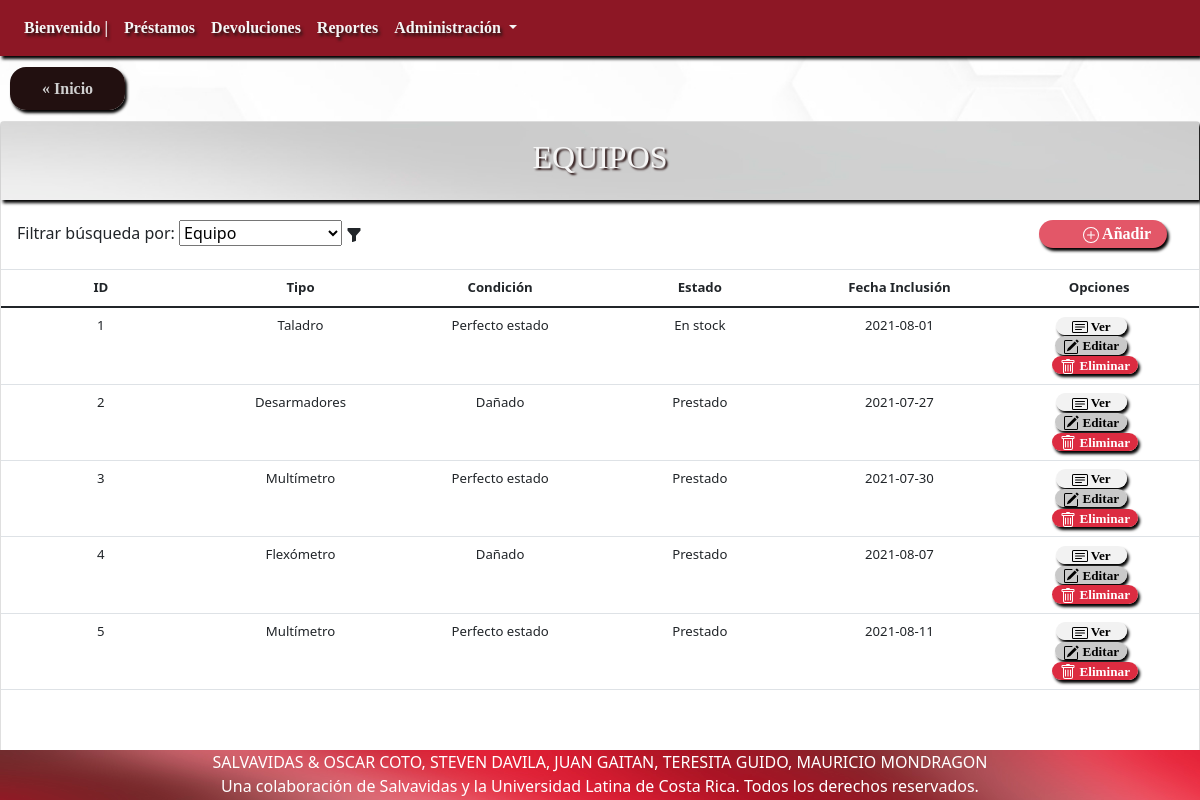
The app's page /?c=detalleAllEquipo with its own data.
### tables this page shows
CREATE TABLE `equipo` (
  `idEquipo` varchar(25) NOT NULL,
  `idTipoEquipo` varchar(25) NOT NULL,
  `idCondicionActual` int(11) NOT NULL,
  `idEstadoInventario` int(11) NOT NULL,
  `fechaInclusion` date DEFAULT current_timestamp()
);

CREATE TABLE `tipoequipo` (
  `idTipoEquipo` varchar(25) NOT NULL,
  `nombreTipoEquipo` varchar(50) NOT NULL,
  `descripcionTipoEquipo` varchar(100) DEFAULT NULL,
  `marcaTipoEquipo` varchar(50) DEFAULT NULL,
  `existenciaMinima` int(11) NOT NULL
);

CREATE TABLE `condicionactual` (
  `idCondicionActual` int(11) NOT NULL,
  `descripcionCondicionActual` varchar(50) DEFAULT NULL
);

CREATE TABLE `estadoinventario` (
  `idEstadoInventario` int(11) NOT NULL,
  `descripcionEstadoInventario` varchar(50) DEFAULT NULL
);

### controller/detalleAllEquipo.php (called while the page is built, shortened)
<?php
include 'model/Equipo.php';
$Equipo = new Equipo();
    $allEquipo = $Equipo->seleccionarAllEquipo();
    $TipoEquipo = new TipoEquipo();
    $allTipoEquipo = $TipoEquipo->seleccionarAllTipoEquipo();
    $EstadoInventario = new EstadoInventario();
    $allEstadoInventario = $EstadoInventario->seleccionarAllEstadoInventario();
    $CondicionActual = new CondicionActual();
    $allCondicionActual = $CondicionActual->seleccionarAllCondicionActual();
    include 'view/verAllEquipo.php';

### model/Equipo.php (called while the page is built, shortened)
<?php
include_once "model/TipoEquipo.php";
include_once "model/CondicionActual.php";
include_once "model/EstadoInventario.php";
class Equipo
{
  public function __construct(
    $pidEquipo = "",
    $pidTipoEquipo = "",
    $pidCondicionActual = "",
    $pidEstadoInventario = "",
    $pfechaInclusion = ""
  ) {
    $this->idEquipo = $pidEquipo;
    $this->idTipoEquipo = $pidTipoEquipo;
    $this->idCondicionActual = $pidCondicionActual;
    $this->idEstadoInventario = $pidEstadoInventario;
    $this->fechaInclusion = $pfechaInclusion;
  }
  function seleccionarAllEquipo(){
    $query = "SELECT * FROM equipo";
    $pdo = new Connection();
    $pdo = $pdo->open();
    $result = $pdo->query($query);
    $rows = [];
    foreach ($result->fetchAll() as $row) {
        $rows[] = new Equipo($row['idEquipo'], $row['idTipoEquipo'],$row['idCondicionActual'],$row['idEstadoInventario'],$row['fechaInclusion']);
    }
    return $rows;
  }
}

### model/TipoEquipo.php (called while the page is built, shortened)
<?php
class TipoEquipo
{
  public function __construct(
    $pidTipoEquipo = "",
    $pnombreTipoEquipo = "",
    $pdescripcionTipoEquipo = "",
    $pmarcaTipoEquipo = "",
    $pexistenciaMinima = ""
  ) {
    $this->idTipoEquipo = $pidTipoEquipo;
    $this->nombreTipoEquipo = $pnombreTipoEquipo;
  }
  function seleccionarAllTipoEquipo(){
    $query = "SELECT * FROM tipoequipo";
    $pdo = new Connection();
    $pdo = $pdo->open();
    $result = $pdo->query($query);
    $rows = [];
    foreach ($result->fetchAll() as $row) {
        $rows[] = new TipoEquipo($row['idTipoEquipo'], $row['nombreTipoEquipo'],$row['descripcionTipoEquipo'],$row['marcaTipoEquipo'],$row['existenciaMinima']);
    }
    return $rows;
  }
}

### model/CondicionActual.php (called while the page is built, shortened)
<?php
class CondicionActual
{
  public function __construct($idCondicionActual = "", $descripcionCondicionActual = "") {
    $this->idCondicionActual = $idCondicionActual;
    $this->descripcionCondicionActual = $descripcionCondicionActual;
  }
  function seleccionarAllCondicionActual(){
    $query = "SELECT * FROM condicionactual";
    $pdo = new Connection();
    $pdo = $pdo->open();
    $result = $pdo->query($query);
    $rows = [];
    foreach ($result->fetchAll() as $row) {
        $rows[] = new CondicionActual($row['idCondicionActual'], $row['descripcionCondicionActual']);
    }
    return $rows;
  }
}

### model/EstadoInventario.php (called while the page is built, shortened)
<?php
class EstadoInventario
{
  public function __construct($idEstadoInventario = "", $descripcionEstadoInventario = "") {
    $this->idEstadoInventario = $idEstadoInventario;
    $this->descripcionEstadoInventario = $descripcionEstadoInventario;
  }
  function seleccionarAllEstadoInventario(){
    $query = "SELECT * FROM estadoinventario";
    $pdo = new Connection();
    $pdo = $pdo->open();
    $result = $pdo->query($query);
    $rows = [];
    foreach ($result->fetchAll() as $row) {
        $rows[] = new EstadoInventario($row['idEstadoInventario'], $row['descripcionEstadoInventario']);
    }
    return $rows;
  }
}

### view/verAllEquipo.php (the view, shortened to what this page needs)
<div class="upside">
    <a href="index.php" class="Inicio">« Inicio</a>
</div>
<div class="card" id="ListaCompleta">
    <div class="card-title">
        <h2> EQUIPOS </h2>
    </div>
    <div class="card-subtitle" id="Add">
        <label for="search">Filtrar búsqueda por: </label>
        <select name="forma" onchange="location = this.value;">
            <option value="?c=detalleAllEquipo" selected>Equipo</option>
        </select>
        <svg xmlns="http://www.w3.org/2000/svg" width="16" height="16" fill="currentColor" class="bi bi-funnel-fill" viewBox="0 0 16 16">
        <path d="M1.5 1.5A.5.5 0 0 1 2 1h12a.5.5 0 0 1 .5.5v2a.5.5 0 0 1-.128.334L10 8.692V13.5a.5.5 0 0 1-.342.474l-3 1A.5.5 0 0 1 6 14.5V8.692L1.628 3.834A.5.5 0 0 1 1.5 3.5v-2z"/>
        </svg>
        <a href="?c=crearEquipo" class="add">
         Añadir
        </a>
    </div>
    <table class="table">
        <thead>
            <tr>
                <th scope="col">ID</th>
                <th scope="col">Tipo</th>
                <th scope="col">Condición</th>
                <th scope="col">Estado</th>
                <th scope="col">Fecha Inclusión</th>
                <th scope="col">Opciones</th>
            </tr>
        </thead>
        <tbody>
        <?php
        foreach ($allEquipo as $value) {
        ?>
            <tr>
                <td><?php echo $value->idEquipo; ?></td>
                <?php foreach ($allTipoEquipo as $tipo) { if ($value->idTipoEquipo == $tipo->idTipoEquipo) {?>
                    <td><?php echo $tipo->nombreTipoEquipo; ?></td>
                <?php } } ?>
                <?php foreach ($allCondicionActual as $condicion) { if ($value->idCondicionActual == $condicion->idCondicionActual) { ?>
                    <td><?php echo $condicion->descripcionCondicionActual; ?></td>
                <?php } } ?>
                <?php foreach ($allEstadoInventario as $estado) {
                    if ($value->idEstadoInventario == $estado->idEstadoInventario) { ?>
                    <td><?php echo $estado->descripcionEstadoInventario; ?></td>
                <?php } } ?>
                <td><?php echo $value->fechaInclusion; ?></td>
                <td>
                <a class="ver" id="ver" href="?c=detalleEquipo&idEquipo=<?php echo $value->idEquipo; ?>">
                 Ver
                </a>
                <br>
                <a class="editar" id="editar" href="?c=actualizarEquipo&idEquipo=<?php echo $value->idEquipo; ?>">
                 Editar
                </a>
                <br>
                <a class="eliminar" id="eliminar" href="?c=eliminarEquipo&idEquipo=<?php echo $value->idEquipo; ?>">
                 Eliminar
                </a>
                </td>
            </tr>
        <?php } ?>
        </tbody>
    </table>
</div>

### css/style.css (style rules this page uses)
body { background-image: url("../img/wallpaper.jpg"); background-position: center; background-attachment: fixed; background-size:cover; }
.card { margin: auto; width: 100%; display: flexbox; }
.card .card-title { background-image: url("../img/card-subtitle-wallpaper.jpg"); color: whitesmoke; text-align: center; font-family: "Arial Black"; box-shadow: 2px 3px 3px black; }
.card .card-title h2 { text-shadow: 2px 2px 2px #2b1515; padding: 1rem; }

### css/style1.css (style rules this page uses)
#ListaCompleta { margin-top: 10px; width: inherit; }
#ListaCompleta #Add { padding: 1rem; }
#ListaCompleta .add { float: right; margin-right: 1rem; padding: 0.1rem 1rem; text-align: right; background: #e35768; color: #fff; text-decoration: none; width:8rem; box-shadow: 2px 3px 3px black; font-family: "Georgia"; font-weight: bold; border-radius: 1rem; }
.upside { margin-top: 20px; margin-left: 10px; margin-bottom: 20px; }
.upside .Inicio { margin: auto; padding: 0.8rem 2rem; text-align: center; background: #221010; color: #cfcfcf; text-decoration: none; width: 50%; box-shadow: 2px 3px 3px black; font-family: "Georgia"; font-weight: bold; border-radius: 1rem; }
#ListaCompleta #ver { margin-right: 1rem; padding: 0.1rem 1rem; text-align: center; background: #f2f2f2; color: black; text-decoration: none; width: 8rem; box-shadow: 2px 3px 3px black; font-family: "Georgia"; font-weight: bold; border-radius: 1rem; }
#ListaCompleta #eliminar { margin-right: 0.5rem; padding: 0.1rem 0.5rem; text-align: center; background: #dc2c41; color: white; text-decoration: none; width: 8rem; box-shadow: 2px 3px 3px black; font-family: "Georgia"; font-weight: bold; border-radius: 1rem; }
#ListaCompleta #editar { margin-right: 1rem; padding: 0.1rem 0.5rem; text-align: center; background: #c9c9c9; color: black; text-decoration: none; width: 10rem; box-shadow: 2px 3px 3px black; font-family: "Georgia"; font-weight: bold; border-radius: 1rem; }
.table { text-align: center; table-layout: fixed; font-size: 1.1vw; margin-bottom: 5rem; }

### records on screen
equipo: idEquipo "1", fechaInclusion "2021-08-01"
tipoequipo: nombreTipoEquipo "Taladro"
condicionactual: descripcionCondicionActual "Perfecto estado"
estadoinventario: descripcionEstadoInventario "En stock"
equipo: idEquipo "2", fechaInclusion "2021-07-27"
tipoequipo: nombreTipoEquipo "Desarmadores"
condicionactual: descripcionCondicionActual "Dañado"
estadoinventario: descripcionEstadoInventario "Prestado"
equipo: idEquipo "3", fechaInclusion "2021-07-30"
tipoequipo: nombreTipoEquipo "Multímetro"
equipo: idEquipo "4", fechaInclusion "2021-08-07"
tipoequipo: nombreTipoEquipo "Flexómetro"
equipo: idEquipo "5", fechaInclusion "2021-08-11"
